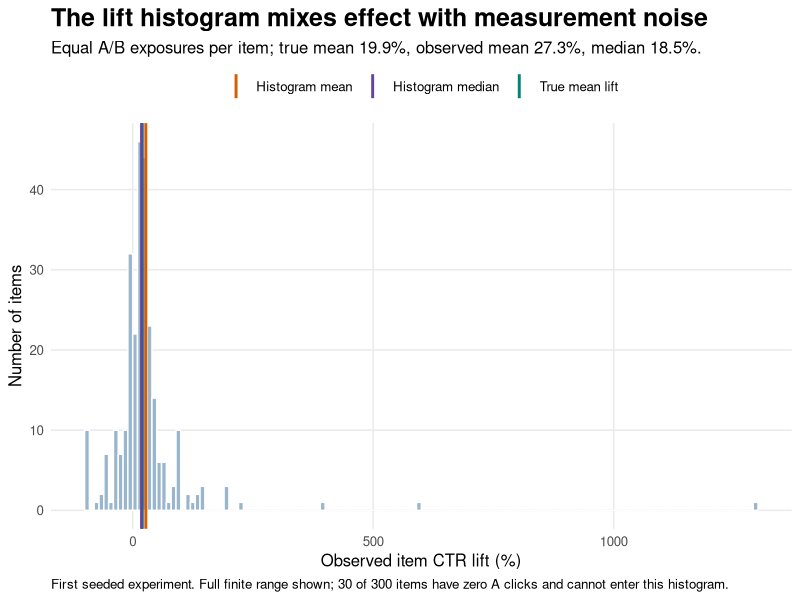
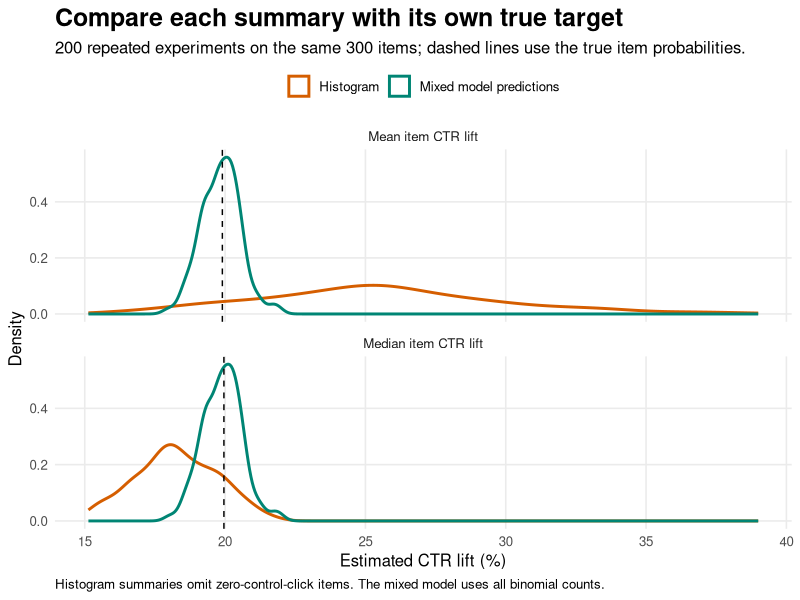
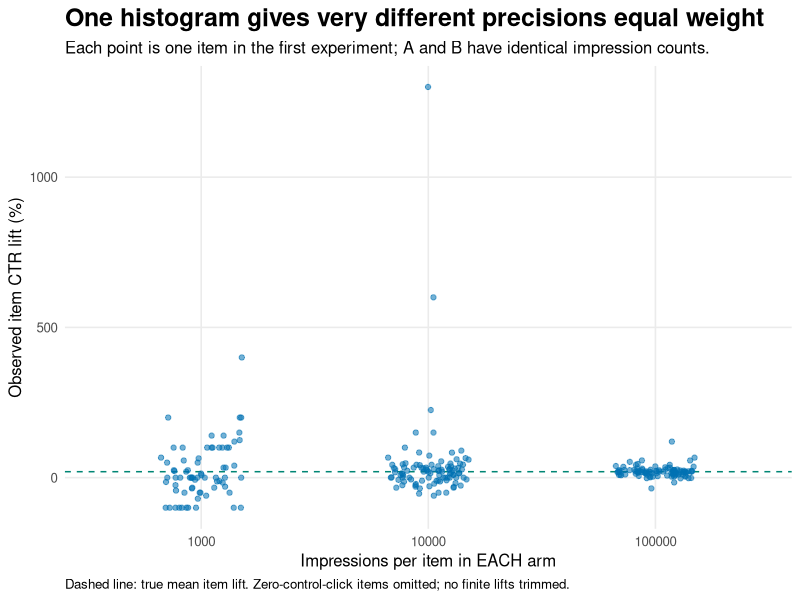

Source code (R) for these figures, in order:
# Run from the repository root: Rscript scripts/ctr-exposure-simulation.R
# Install ggplot2 and lme4 first. Set R_LIBS_USER for a non-default library.
library(ggplot2)
library(lme4)
set.seed(20261010)
out <- "posts/2026/10/when-pooled-ctr-misleads"
dir.create(out, recursive = TRUE, showWarnings = FALSE)
repetitions <- 200L
beta <- log(1.2)
alpha <- qlogis(0.002)
sigma <- 1.2
# The same items and exposures are used in all repetitions. Exposure is
# independent of baseline propensity, and identical in A and B for every item.
items <- data.frame(item = factor(seq_len(300)),
                    n = rep(c(1000L, 10000L, 100000L), each = 100))
items$u <- rnorm(nrow(items), 0, sigma)
items$p_A <- plogis(alpha + items$u)
items$p_B <- plogis(alpha + items$u + beta)
items$true_lift <- items$p_B / items$p_A - 1
truth <- c(mean = mean(items$true_lift), median = median(items$true_lift),
           pooled = weighted.mean(items$p_B, items$n) /
             weighted.mean(items$p_A, items$n) - 1, beta = beta)
stopifnot(max(abs(qlogis(items$p_B) - qlogis(items$p_A) - beta)) < 1e-12)

simulate_once <- function(k) {
  d <- items
  d$clicks_A <- rbinom(nrow(d), d$n, d$p_A)
  d$clicks_B <- rbinom(nrow(d), d$n, d$p_B)
  d$observed_lift <- d$clicks_B / d$clicks_A - 1
  keep <- d$clicks_A > 0
  dat <- rbind(
    data.frame(item = d$item, arm = 0, clicks = d$clicks_A, n = d$n),
    data.frame(item = d$item, arm = 1, clicks = d$clicks_B, n = d$n))
  messages <- character()
  fit <- withCallingHandlers(glmer(
    cbind(clicks, n - clicks) ~ arm + (1 | item), data = dat,
    family = binomial, nAGQ = 9,
    control = glmerControl(optimizer = "bobyqa", optCtrl = list(maxfun = 100000))),
    warning = function(w) { messages <<- c(messages, conditionMessage(w)); invokeRestart("muffleWarning") })
  eta_A <- predict(fit, newdata = transform(dat[dat$arm == 0, ], arm = 0))
  eta_B <- eta_A + fixef(fit)[["arm"]]
  fitted_lift <- plogis(eta_B) / plogis(eta_A) - 1
  se <- sqrt(vcov(fit)["arm", "arm"])
  diagnostics <- c(messages, fit@optinfo$conv$lme4$messages)
  ok <- length(diagnostics) == 0 && fit@optinfo$conv$opt == 0 && !isSingular(fit)
  result <- data.frame(repetition = k,
    histogram_mean = mean(d$observed_lift[keep]),
    histogram_median = median(d$observed_lift[keep]),
    model_mean = mean(fitted_lift), model_median = median(fitted_lift),
    pooled = sum(d$clicks_B) / sum(d$clicks_A) - 1,
    beta = fixef(fit)[["arm"]], beta_se = se,
    beta_covered = abs(fixef(fit)[["arm"]] - beta) <= qnorm(.975) * se,
    zero_A = sum(!keep), both_zero = sum(d$clicks_A == 0 & d$clicks_B == 0),
    fit_ok = ok, diagnostics = paste(diagnostics, collapse = " | "))
  list(result = result, items = d, fit = fit)
}

first <- simulate_once(1L)
results <- first$result
for (k in 2:repetitions) {
  results <- rbind(results, simulate_once(k)$result)
  if (k %% 25 == 0) message("Completed ", k, " / ", repetitions)
}
write.csv(results, file.path(out, "simulation-draws.csv"), row.names = FALSE)
write.csv(first$items, file.path(out, "example-items.csv"), row.names = FALSE)
metrics <- c("histogram_mean", "histogram_median", "model_mean", "model_median", "pooled", "beta")
targets <- unname(truth[c("mean", "median", "mean", "median", "pooled", "beta")])
summary <- do.call(rbind, lapply(seq_along(metrics), function(j) {
  x <- results[[metrics[j]]]
  data.frame(method = metrics[j], target = targets[j], estimate = mean(x),
             bias = mean(x) - targets[j], sd = sd(x), mcse = sd(x) / sqrt(repetitions))
}))
write.csv(summary, file.path(out, "simulation-summary.csv"), row.names = FALSE)
capture.output(sessionInfo(), file = file.path(out, "simulation-session.txt"))
capture.output(summary(first$fit), file = file.path(out, "example-model.txt"))
# Diagnostics are saved before assertions so a failure remains inspectable.
stopifnot(all(results$fit_ok))
stopifnot(abs(mean(results$beta) - beta) < 6 * sd(results$beta) / sqrt(repetitions))

theme_set(theme_minimal(base_size = 12) + theme(
  plot.background = element_rect(fill = "white", colour = NA),
  panel.grid.minor = element_blank(), legend.position = "top",
  plot.title = element_text(size = 18, face = "bold"),
  plot.caption = element_text(hjust = 0)))
save_plot <- function(name, p, height = 5.5) {
  ggsave(file.path(out, name), p, width = 10, height = height, dpi = 150)
}
d <- first$items
finite <- subset(d, clicks_A > 0)
lines <- data.frame(value = 100 * c(truth["mean"], first$result$histogram_mean,
                                  first$result$histogram_median),
                    label = c("True mean lift", "Histogram mean", "Histogram median"))
save_plot("lift-histogram.png", ggplot(finite, aes(100 * observed_lift)) +
  geom_histogram(binwidth = 10, boundary = 0, fill = "#9AB6CC", colour = "white") +
  geom_vline(data = lines, aes(xintercept = value, colour = label), linewidth = 1) +
  scale_colour_manual(values = c("True mean lift" = "#008574",
                                "Histogram mean" = "#D55E00", "Histogram median" = "#65459B")) +
  labs(title = "The lift histogram mixes effect with measurement noise",
    subtitle = sprintf("Equal A/B exposures per item; true mean %.1f%%, observed mean %.1f%%, median %.1f%%.",
      100 * truth["mean"], 100 * first$result$histogram_mean, 100 * first$result$histogram_median),
    x = "Observed item CTR lift (%)", y = "Number of items", colour = NULL,
    caption = sprintf("First seeded experiment. Full finite range shown; %d of 300 items have zero A clicks and cannot enter this histogram.", first$result$zero_A)))

comparison <- rbind(
  data.frame(target = "Mean item CTR lift", method = "Histogram", value = results$histogram_mean),
  data.frame(target = "Mean item CTR lift", method = "Mixed model predictions", value = results$model_mean),
  data.frame(target = "Median item CTR lift", method = "Histogram", value = results$histogram_median),
  data.frame(target = "Median item CTR lift", method = "Mixed model predictions", value = results$model_median))
reference <- data.frame(target = c("Mean item CTR lift", "Median item CTR lift"),
                         value = 100 * truth[c("mean", "median")])
save_plot("lift-estimators.png", ggplot(comparison, aes(100 * value, colour = method)) +
  geom_density(linewidth = 1) +
  geom_vline(data = reference, aes(xintercept = value), linetype = "dashed", inherit.aes = FALSE) +
  facet_wrap(~target, ncol = 1, scales = "free_y") +
  scale_colour_manual(values = c("Histogram" = "#D55E00", "Mixed model predictions" = "#008574")) +
  labs(title = "Compare each summary with its own true target",
    subtitle = "200 repeated experiments on the same 300 items; dashed lines use the true item probabilities.",
    x = "Estimated CTR lift (%)", y = "Density", colour = NULL,
    caption = "Histogram summaries omit zero-control-click items. The mixed model uses all binomial counts."), height = 7)

save_plot("lift-by-exposure.png", ggplot(finite, aes(factor(n), 100 * observed_lift)) +
  geom_hline(yintercept = 100 * truth["mean"], linetype = "dashed", colour = "#008574") +
  geom_point(position = position_jitter(width = .18, height = 0, seed = 7), alpha = .55, colour = "#0072B2") +
  labs(title = "One histogram gives very different precisions equal weight",
    subtitle = "Each point is one item in the first experiment; A and B have identical impression counts.",
    x = "Impressions per item in EACH arm", y = "Observed item CTR lift (%)",
    caption = "Dashed line: true mean item lift. Zero-control-click items omitted; no finite lifts trimmed."))
print(summary, row.names = FALSE, digits = 5)
cat("First experiment:\n"); print(first$result)
cat("Wald log-odds interval coverage:", mean(results$beta_covered), "\n")
cat("Mean number of zero-control-click items:", mean(results$zero_A), "\n")
